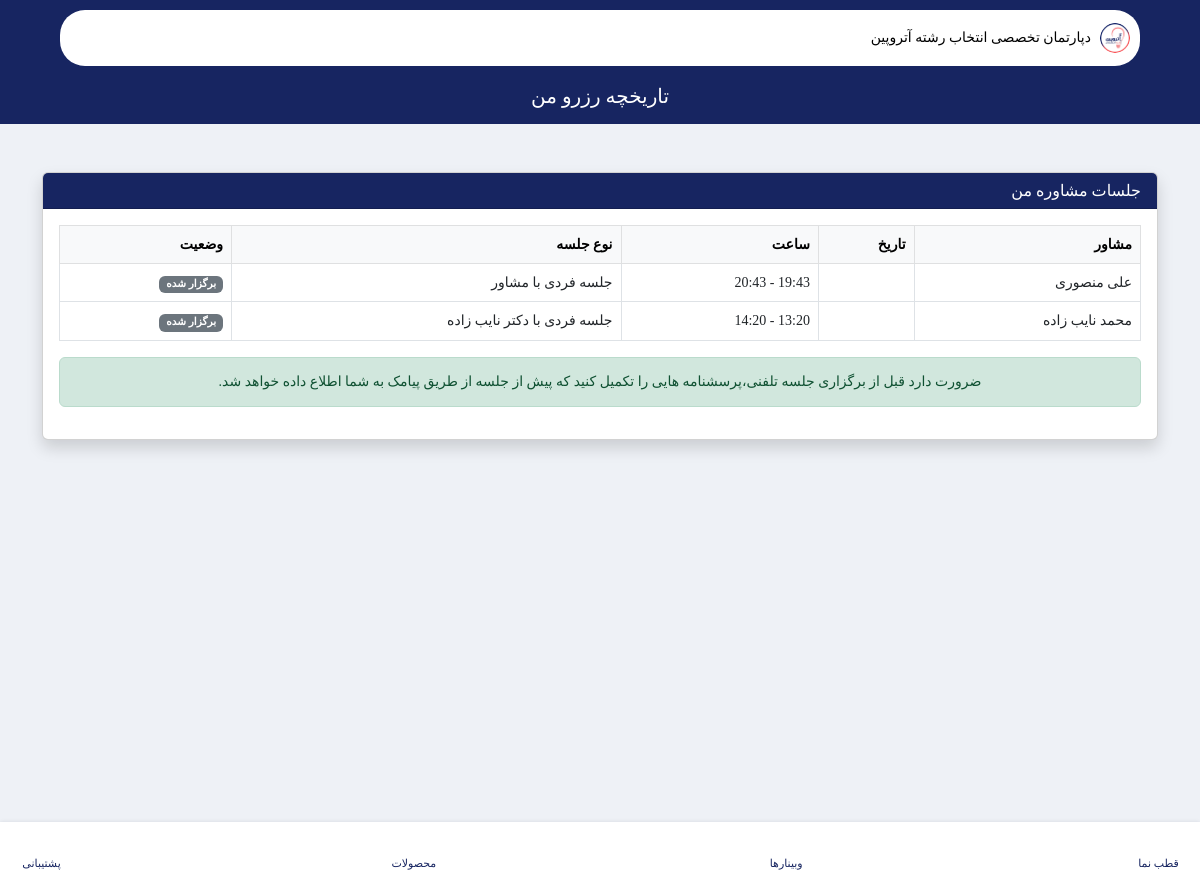
The page /student-consultations/ (signed in) on the database its author committed.
### payments/models.py (models this page shows)
class Consultation(models.Model):
    service = models.OneToOneField(
        ServiceToStudent,
        on_delete=models.PROTECT,
        related_name="consultation",
        verbose_name="خدمت خریداری شده"
    )
    schedule = models.ForeignKey(
        ConsultantSchedule,
        on_delete=models.CASCADE,
        related_name="schedule_consultations",
        verbose_name="برنامه حضور"
    )
    notes = models.TextField(blank=True)
    class Meta:
        verbose_name = "جلسه مشاوره"
        verbose_name_plural = "جلسات مشاوره"
        ordering = ["-id"]

### accounts/models.py (models this page shows, shortened)
class User(AbstractUser):
    ROLE_CHOICES = (
        ("super_admin", "مدیرکل"),
        ("supervisor", "ناظر"),
        ("consultant", "مشاور"),
        ("student", "داوطلب"),
    )
    role = models.CharField(max_length=30, choices=ROLE_CHOICES, verbose_name="نقش")
    mobile = models.CharField(max_length=15, blank=True, unique=True, verbose_name="شماره موبایل")
    avatar = models.ImageField(upload_to="avatars/", blank=True, null=True, verbose_name="تصویر پروفایل")
    is_suspended = models.BooleanField(default=False, verbose_name="تعلیق شده")
    suspension_reason = models.TextField(blank=True, verbose_name="دلیل تعلیق")
    is_limited = models.BooleanField(default=False, verbose_name="دسترسی محدود (برای مدیرکل)")
    class Meta:
        verbose_name = "کاربر"
        verbose_name_plural = "کاربران"
        ordering = ["-id"]

class ConsultantSchedule(models.Model):
    consultant = models.ForeignKey(
        Consultant,
        on_delete=models.CASCADE,
        verbose_name="مشاور"
    )
    date = models.DateField(
        verbose_name="تاریخ"
    )
    start_time = models.TimeField(
        verbose_name="ساعت شروع"
    )
    end_time = models.TimeField(
        verbose_name="ساعت پایان"
    )
    is_reserved = models.BooleanField(
        default=False,
        verbose_name="رزرو شده؟"
    )
    is_held = models.BooleanField(
        default=False,
        verbose_name="برگزار شده؟"
    )
    class Meta:
        verbose_name = "برنامه حضور مشاور"
        verbose_name_plural = "برنامه های حضور مشاور"
        ordering = ["-id"]

### pages/views.py (the view, shortened to what this page needs)
# urls.py: path('student-consultations/', student_consultations, name='student_consultations'),
@login_required
def student_consultations(request):
    context = {}
    student = request.user.user_student
    unused_consultation_service_1 = ServiceToStudent.objects.filter(
        student=student,
        service="1",
        is_used=False
    ).exists()
    unused_consultation_service_2 = ServiceToStudent.objects.filter(
        student=student,
        service="2",
        is_used=False
    ).exists()
    consultations = (
        Consultation.objects
        .filter(service__student=student)
        .select_related(
            "service",
            "schedule",
            "schedule__consultant__user"
        )
        .order_by("-schedule__date", "-schedule__start_time")
    )
    for consultation in consultations:
        consultation.date_shamsi = jdatetime.date.fromgregorian(
            date=consultation.schedule.date
        ).strftime("%Y/%m/%d")
        consultation.consultant = (
            consultation.schedule.consultant.user
        )
    context["consultations"] = consultations
    context["today"] = timezone.localdate()
    context["unused_consultation_service_1"] = unused_consultation_service_1
    context["unused_consultation_service_2"] = unused_consultation_service_2
    return render(
        request,
        "pages/student_consultations.html",
        context
    )

### templates/pages/student_consultations.html (shortened to what this page needs)
{% extends 'bases/learning.html' %}
{% load static %}
{% block header %}
<header class="main-header learning-header">
    <div class="custom-container">
        <div class="row">
            <div class="col-12">
                {% include 'includes/top-header.html' %}
            </div>
        </div>
        <div class="header-bottom header-bottom-2 mt-4 pb-3">
            <h2 class="fw-500 text-white w-100" style="text-align: center;">تاریخچه رزرو من</h2>
        </div>
    </div>
</header>
{% endblock %}
{% block content %}
<div class="container py-5">
    <div class="card shadow">
        <div class="card-header bg-primary text-white" style="background-color: #172561 !important;">
            <h4 class="mb-0">
                جلسات مشاوره من
            </h4>
        </div>
        <div class="card-body">
            {% if student_required %}
                <div class="alert alert-danger">
                    فقط داوطلبان می‌توانند این صفحه را مشاهده کنند.
                </div>
            {% elif consultations %}
                <div class="table-responsive">
                    <table class="table table-bordered table-hover align-middle">
                        <thead class="table-light">
                            <tr>
                                <th>مشاور</th>
                                <th>تاریخ</th>
                                <th>ساعت</th>
                                <th>نوع جلسه</th>
                                <th>وضعیت</th>
                            </tr>
                        </thead>
                        <tbody>
                            {% for consultation in consultations %}
                            <tr>
                                <td>
                                    {{ consultation.consultant.get_full_name }}
                                </td>
                                <td>
                                </td>
                                <td>
                                    -
                                    {{ consultation.schedule.end_time }}
                                </td>
                                <td>
                                    {% if consultation.service.service == "1" %}
                                        جلسه فردی با دکتر نایب زاده
                                    {% else %}
                                        جلسه فردی با مشاور
                                    {% endif %}
                                </td>
                                <td>
                                    {% if consultation.schedule.date >= today %}
                                        <span class="badge bg-success">
                                            رزرو شده
                                        </span>
                                    {% else %}
                                        <span class="badge bg-secondary">
                                            برگزار شده
                                        </span>
                                    {% endif %}
                                </td>
                            </tr>
                            {% endfor %}
                        </tbody>
                    </table>
                    <div class="alert alert-success text-center">
                        <h5>
                        ضرورت دارد قبل از برگزاری جلسه تلفنی،پرسشنامه هایی را تکمیل کنید که پیش از جلسه از طریق پیامک به شما اطلاع داده خواهد شد.
                        </h5>
                    </div>
                </div>
            {% else %}
                <div class="alert alert-info">
                    هنوز هیچ جلسه‌ای رزرو نکرده‌اید یا جدول زمانی مشاور منتخب شما، باز نشده است.
                    اگر رزرو جلسه انجام داده اید، اطلاعات تکمیلی با باز شدن جدول زمانی مشاور برای شما پیامک خواهد شد.
                </div>
            {% endif %}
        </div>
    </div>
</div>
{% endblock %}

### rows shown on the page
Consultation: consultant.get_full_name "علی منصوری", schedule.end_time "20:43", shows "جلسه فردی با مشاور", shows "برگزار شده"
Consultation: consultant.get_full_name "محمد نایب زاده", schedule.end_time "14:20", shows "جلسه فردی با دکتر نایب زاده", shows "برگزار شده"
